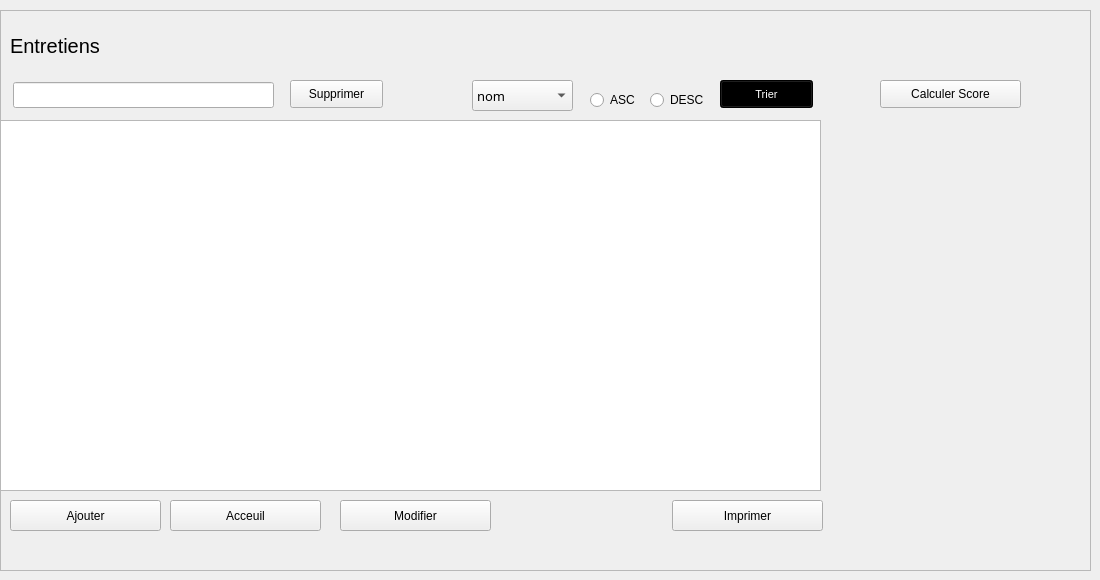
        <widget class="QWidget" name="tab_18">
         <attribute name="title">
          <string>Entretiens</string>
         </attribute>
         <widget class="QFrame" name="frame_2">
          <property name="geometry">
           <rect>
            <x>0</x>
            <y>10</y>
            <width>1091</width>
            <height>561</height>
           </rect>
          </property>
          <property name="frameShape">
           <enum>QFrame::StyledPanel</enum>
          </property>
          <property name="frameShadow">
           <enum>QFrame::Raised</enum>
          </property>
          <widget class="QPushButton" name="pb_imprimer">
           <property name="geometry">
            <rect>
             <x>672</x>
             <y>490</y>
             <width>151</width>
             <height>31</height>
            </rect>
           </property>
           <property name="text">
            <string>Imprimer</string>
           </property>
          </widget>
          <widget class="QTableView" name="tableView">
           <property name="geometry">
            <rect>
             <x>0</x>
             <y>110</y>
             <width>821</width>
             <height>371</height>
            </rect>
           </property>
          </widget>
          <widget class="QPushButton" name="pb_ajouter">
           <property name="geometry">
            <rect>
             <x>10</x>
             <y>490</y>
             <width>151</width>
             <height>31</height>
            </rect>
           </property>
           <property name="text">
            <string>Ajouter</string>
           </property>
           <property name="icon">
            <iconset resource="img.qrc">
             <normaloff>:/ajouter.png</normaloff>:/ajouter.png</iconset>
           </property>
           <property name="iconSize">
            <size>
             <width>30</width>
             <height>30</height>
            </size>
           </property>
          </widget>
          <widget class="QPushButton" name="pb_supprimer">
           <property name="geometry">
            <rect>
             <x>290</x>
             <y>70</y>
             <width>93</width>
             <height>28</height>
            </rect>
           </property>
           <property name="text">
            <string>Supprimer</string>
           </property>
           <property name="icon">
            <iconset resource="img.qrc">
             <normaloff>:/supprimer.png</normaloff>:/supprimer.png</iconset>
           </property>
          </widget>
          <widget class="QLabel" name="entretien_2">
           <property name="geometry">
            <rect>
             <x>10</x>
             <y>20</y>
             <width>141</width>
             <height>31</height>
            </rect>
           </property>
           <property name="font">
            <font>
             <family>MS Shell Dlg 2</family>
             <pointsize>15</pointsize>
             <weight>50</weight>
             <bold>false</bold>
            </font>
           </property>
           <property name="text">
            <string>Entretiens</string>
           </property>
          </widget>
          <widget class="QLineEdit" name="le_recherche">
           <property name="geometry">
            <rect>
             <x>13</x>
             <y>72</y>
             <width>261</width>
             <height>26</height>
            </rect>
           </property>
          </widget>
          <widget class="QPushButton" name="pb_select">
           <property name="geometry">
            <rect>
             <x>340</x>
             <y>490</y>
             <width>151</width>
             <height>31</height>
            </rect>
           </property>
           <property name="text">
            <string>Modifier</string>
           </property>
           <property name="icon">
            <iconset resource="img.qrc">
             <normaloff>:/modifier.png</normaloff>:/modifier.png</iconset>
           </property>
          </widget>
          <widget class="QComboBox" name="cb_tri">
           <property name="geometry">
            <rect>
             <x>472</x>
             <y>70</y>
             <width>101</width>
             <height>31</height>
            </rect>
           </property>
           <property name="font">
            <font>
             <family>Poor Richard</family>
             <pointsize>10</pointsize>
             <weight>50</weight>
             <bold>false</bold>
            </font>
           </property>
           <item>
            <property name="text">
             <string>nom</string>
            </property>
           </item>
           <item>
            <property name="text">
             <string>prenom</string>
            </property>
           </item>
           <item>
            <property name="text">
             <string>date_entretien</string>
            </property>
           </item>
           <item>
            <property name="text">
             <string>cin</string>
            </property>
           </item>
          </widget>
          <widget class="QRadioButton" name="rb_asc">
           <property name="geometry">
            <rect>
             <x>590</x>
             <y>80</y>
             <width>95</width>
             <height>20</height>
            </rect>
           </property>
           <property name="text">
            <string>ASC</string>
           </property>
          </widget>
          <widget class="QRadioButton" name="rb_desc">
           <property name="geometry">
            <rect>
             <x>650</x>
             <y>80</y>
             <width>95</width>
             <height>20</height>
            </rect>
           </property>
           <property name="text">
            <string>DESC</string>
           </property>
          </widget>
          <widget class="QPushButton" name="pb_trier">
           <property name="geometry">
            <rect>
             <x>720</x>
             <y>70</y>
             <width>93</width>
             <height>28</height>
            </rect>
           </property>
           <property name="palette">
            <palette>
             <active>
              <colorrole role="WindowText">
               <brush brushstyle="SolidPattern">
                <color alpha="255">
                 <red>255</red>
                 <green>255</green>
                 <blue>255</blue>
                </color>
               </brush>
              </colorrole>
              <colorrole role="Button">
               <brush brushstyle="LinearGradientPattern">
                <gradient startx="1.000000000000000" starty="0.000000000000000" endx="1.000000000000000" endy="1.000000000000000" type="LinearGradient" spread="RepeatSpread" coordinatemode="ObjectBoundingMode">
                 <gradientstop position="0.000000000000000">
                  <color alpha="255">
                   <red>84</red>
                   <green>84</green>
                   <blue>84</blue>
                  </color>
                 </gradientstop>
                 <gradientstop position="1.000000000000000">
                  <color alpha="255">
                   <red>59</red>
                   <green>59</green>
                   <blue>59</blue>
                  </color>
                 </gradientstop>
                </gradient>
               </brush>
              </colorrole>
              <colorrole role="Text">
               <brush brushstyle="SolidPattern">
                <color alpha="255">
                 <red>255</red>
                 <green>255</green>
                 <blue>255</blue>
                </color>
               </brush>
              </colorrole>
              <colorrole role="ButtonText">
               <brush brushstyle="SolidPattern">
                <color alpha="255">
                 <red>255</red>
                 <green>255</green>
                 <blue>255</blue>
                </color>
               </brush>
              </colorrole>
              <colorrole role="Base">
               <brush brushstyle="LinearGradientPattern">
                <gradient startx="1.000000000000000" starty="0.000000000000000" endx="1.000000000000000" endy="1.000000000000000" type="LinearGradient" spread="RepeatSpread" coordinatemode="ObjectBoundingMode">
                 <gradientstop position="0.000000000000000">
                  <color alpha="255">
                   <red>84</red>
                   <green>84</green>
                   <blue>84</blue>
                  </color>
                 </gradientstop>
                 <gradientstop position="1.000000000000000">
                  <color alpha="255">
                   <red>59</red>
                   <green>59</green>
                   <blue>59</blue>
                  </color>
                 </gradientstop>
                </gradient>
               </brush>
              </colorrole>
              <colorrole role="Window">
               <brush brushstyle="LinearGradientPattern">
                <gradient startx="1.000000000000000" starty="0.000000000000000" endx="1.000000000000000" endy="1.000000000000000" type="LinearGradient" spread="RepeatSpread" coordinatemode="ObjectBoundingMode">
                 <gradientstop position="0.000000000000000">
                  <color alpha="255">
                   <red>84</red>
                   <green>84</green>
                   <blue>84</blue>
                  </color>
                 </gradientstop>
                 <gradientstop position="1.000000000000000">
                  <color alpha="255">
                   <red>59</red>
                   <green>59</green>
                   <blue>59</blue>
                  </color>
                 </gradientstop>
                </gradient>
               </brush>
              </colorrole>
              <colorrole role="Highlight">
               <brush brushstyle="SolidPattern">
                <color alpha="255">
                 <red>183</red>
                 <green>134</green>
                 <blue>32</blue>
                </color>
               </brush>
              </colorrole>
              <colorrole role="HighlightedText">
               <brush brushstyle="SolidPattern">
                <color alpha="255">
                 <red>0</red>
                 <green>0</green>
                 <blue>0</blue>
                </color>
               </brush>
              </colorrole>
              <colorrole role="PlaceholderText">
               <brush brushstyle="NoBrush">
                <color alpha="128">
                 <red>255</red>
                 <green>255</green>
                 <blue>255</blue>
                </color>
               </brush>
              </colorrole>
             </active>
             <inactive>
              <colorrole role="WindowText">
               <brush brushstyle="SolidPattern">
                <color alpha="255">
                 <red>255</red>
                 <green>255</green>
                 <blue>255</blue>
                </color>
               </brush>
              </colorrole>
              <colorrole role="Button">
               <brush brushstyle="LinearGradientPattern">
                <gradient startx="1.000000000000000" starty="0.000000000000000" endx="1.000000000000000" endy="1.000000000000000" type="LinearGradient" spread="RepeatSpread" coordinatemode="ObjectBoundingMode">
                 <gradientstop position="0.000000000000000">
                  <color alpha="255">
                   <red>84</red>
                   <green>84</green>
                   <blue>84</blue>
                  </color>
                 </gradientstop>
                 <gradientstop position="1.000000000000000">
                  <color alpha="255">
                   <red>59</red>
                   <green>59</green>
                   <blue>59</blue>
                  </color>
                 </gradientstop>
                </gradient>
               </brush>
              </colorrole>
              <colorrole role="Text">
               <brush brushstyle="SolidPattern">
                <color alpha="255">
                 <red>255</red>
                 <green>255</green>
                 <blue>255</blue>
                </color>
               </brush>
              </colorrole>
              <colorrole role="ButtonText">
               <brush brushstyle="SolidPattern">
                <color alpha="255">
                 <red>255</red>
                 <green>255</green>
                 <blue>255</blue>
                </color>
               </brush>
              </colorrole>
              <colorrole role="Base">
               <brush brushstyle="LinearGradientPattern">
                <gradient startx="1.000000000000000" starty="0.000000000000000" endx="1.000000000000000" endy="1.000000000000000" type="LinearGradient" spread="RepeatSpread" coordinatemode="ObjectBoundingMode">
                 <gradientstop position="0.000000000000000">
                  <color alpha="255">
                   <red>84</red>
                   <green>84</green>
                   <blue>84</blue>
                  </color>
                 </gradientstop>
                 <gradientstop position="1.000000000000000">
                  <color alpha="255">
                   <red>59</red>
                   <green>59</green>
                   <blue>59</blue>
                  </color>
                 </gradientstop>
                </gradient>
               </brush>
              </colorrole>
              <colorrole role="Window">
               <brush brushstyle="LinearGradientPattern">
                <gradient startx="1.000000000000000" starty="0.000000000000000" endx="1.000000000000000" endy="1.000000000000000" type="LinearGradient" spread="RepeatSpread" coordinatemode="ObjectBoundingMode">
                 <gradientstop position="0.000000000000000">
                  <color alpha="255">
                   <red>84</red>
                   <green>84</green>
                   <blue>84</blue>
                  </color>
                 </gradientstop>
                 <gradientstop position="1.000000000000000">
                  <color alpha="255">
                   <red>59</red>
                   <green>59</green>
                   <blue>59</blue>
                  </color>
                 </gradientstop>
                </gradient>
               </brush>
              </colorrole>
              <colorrole role="Highlight">
               <brush brushstyle="SolidPattern">
                <color alpha="255">
                 <red>183</red>
                 <green>134</green>
                 <blue>32</blue>
                </color>
               </brush>
              </colorrole>
              <colorrole role="HighlightedText">
               <brush brushstyle="SolidPattern">
                <color alpha="255">
                 <red>0</red>
                 <green>0</green>
                 <blue>0</blue>
                </color>
               </brush>
              </colorrole>
              <colorrole role="PlaceholderText">
               <brush brushstyle="NoBrush">
                <color alpha="128">
                 <red>255</red>
                 <green>255</green>
                 <blue>255</blue>
                </color>
               </brush>
              </colorrole>
             </inactive>
             <disabled>
              <colorrole role="WindowText">
               <brush brushstyle="SolidPattern">
                <color alpha="255">
                 <red>101</red>
                 <green>101</green>
                 <blue>101</blue>
                </color>
               </brush>
              </colorrole>
              <colorrole role="Button">
               <brush brushstyle="SolidPattern">
                <color alpha="255">
                 <red>64</red>
                 <green>64</green>
                 <blue>64</blue>
                </color>
               </brush>
              </colorrole>
              <colorrole role="Text">
               <brush brushstyle="SolidPattern">
                <color alpha="255">
                 <red>101</red>
                 <green>101</green>
                 <blue>101</blue>
                </color>
               </brush>
              </colorrole>
              <colorrole role="ButtonText">
               <brush brushstyle="SolidPattern">
                <color alpha="255">
                 <red>101</red>
                 <green>101</green>
                 <blue>101</blue>
                </color>
               </brush>
              </colorrole>
              <colorrole role="Base">
               <brush brushstyle="SolidPattern">
                <color alpha="255">
                 <red>64</red>
                 <green>64</green>
                 <blue>64</blue>
                </color>
               </brush>
              </colorrole>
              <colorrole role="Window">
               <brush brushstyle="SolidPattern">
                <color alpha="255">
                 <red>64</red>
                 <green>64</green>
                 <blue>64</blue>
                </color>
               </brush>
              </colorrole>
              <colorrole role="Highlight">
               <brush brushstyle="SolidPattern">
                <color alpha="255">
                 <red>183</red>
                 <green>134</green>
                 <blue>32</blue>
                </color>
               </brush>
              </colorrole>
              <colorrole role="HighlightedText">
               <brush brushstyle="SolidPattern">
                <color alpha="255">
                 <red>0</red>
                 <green>0</green>
                 <blue>0</blue>
                </color>
               </brush>
              </colorrole>
              <colorrole role="PlaceholderText">
               <brush brushstyle="NoBrush">
                <color alpha="128">
                 <red>255</red>
                 <green>255</green>
                 <blue>255</blue>
                </color>
               </brush>
              </colorrole>
             </disabled>
            </palette>
           </property>
           <property name="font">
            <font>
             <family>MS Shell Dlg 2</family>
             <pointsize>8</pointsize>
             <weight>50</weight>
             <bold>false</bold>
            </font>
           </property>
           <property name="text">
            <string>Trier</string>
           </property>
           <property name="icon">
            <iconset resource="img.qrc">
             <normaloff>:/trie.png</normaloff>:/trie.png</iconset>
           </property>
           <property name="iconSize">
            <size>
             <width>30</width>
             <height>16</height>
            </size>
           </property>
          </widget>
          <widget class="QPushButton" name="pb_acceuil_2">
           <property name="geometry">
            <rect>
             <x>170</x>
             <y>490</y>
             <width>151</width>
             <height>31</height>
            </rect>
           </property>
           <property name="text">
            <string>Acceuil</string>
           </property>
           <property name="iconSize">
            <size>
             <width>30</width>
             <height>30</height>
            </size>
           </property>
          </widget>
          <widget class="QPushButton" name="pb_calculatrice">
           <property name="geometry">
            <rect>
             <x>880</x>
             <y>70</y>
             <width>141</width>
             <height>28</height>
            </rect>
           </property>
           <property name="text">
            <string>Calculer Score</string>
           </property>
          </widget>
         </widget>
        </widget>
